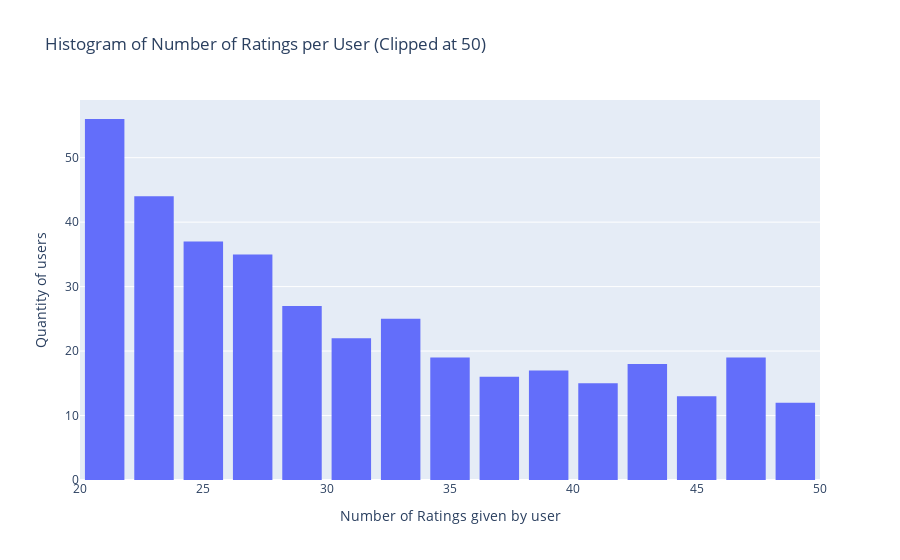

Source (notebook cell):
### Markdown cell above
### Histogram of Number of Ratings Per User

### Code cell
df = data.groupby('user id')['rating'].count().clip(upper=50) # number of ratings which one user gave

# Create trace
trace = go.Histogram(x = df.values,
                     name = 'Ratings',
                     xbins = dict(start = 0,
                                  end = 50,
                                  size = 2))
# Create layout
layout = go.Layout(title = 'Histogram of Number of Ratings per User (Clipped at 50)',
                   xaxis = dict(title = 'Number of Ratings given by user'),
                   yaxis = dict(title = 'Quantity of users'),
                   bargap = 0.2)

# Create plot
fig = go.Figure(data=[trace], layout=layout)
iplot(fig)

### Figure 1 — Plotly figure (JSON) as saved in the notebook; plotly's stock layout.template omitted (floating-point values rounded to 4 significant figures; data arrays with more than 128 entries replaced by an {"elided": "..."} marker saying what was removed)
{"data": [{"name": "Ratings", "type": "histogram", "x": {"elided": "943 int values"}, "xbins": {"end": 50, "size": 2, "start": 0}}], "layout": {"bargap": 0.2, "title": {"text": "Histogram of Number of Ratings per User (Clipped at 50)"}, "xaxis": {"title": {"text": "Number of Ratings given by user"}}, "yaxis": {"title": {"text": "Quantity of users"}}}}
